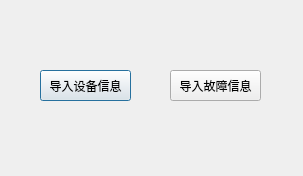
<?xml version="1.0" encoding="UTF-8"?>
<ui version="4.0">
 <class>Dialog</class>
 <widget class="QDialog" name="Dialog">
  <property name="geometry">
   <rect>
    <x>0</x>
    <y>0</y>
    <width>303</width>
    <height>176</height>
   </rect>
  </property>
  <property name="windowTitle">
   <string>Dialog</string>
  </property>
  <widget class="QPushButton" name="inputMana">
   <property name="geometry">
    <rect>
     <x>40</x>
     <y>70</y>
     <width>91</width>
     <height>31</height>
    </rect>
   </property>
   <property name="text">
    <string>导入设备信息</string>
   </property>
  </widget>
  <widget class="QPushButton" name="inputFault">
   <property name="geometry">
    <rect>
     <x>170</x>
     <y>70</y>
     <width>91</width>
     <height>31</height>
    </rect>
   </property>
   <property name="text">
    <string>导入故障信息</string>
   </property>
  </widget>
 </widget>
 <resources/>
 <connections/>
</ui>
